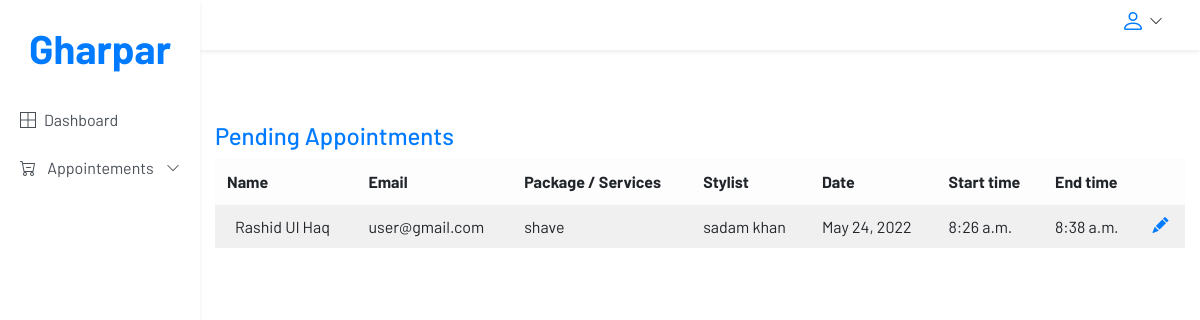
Page /user/appoitment/pending/ (signed in) on the earlier database version.
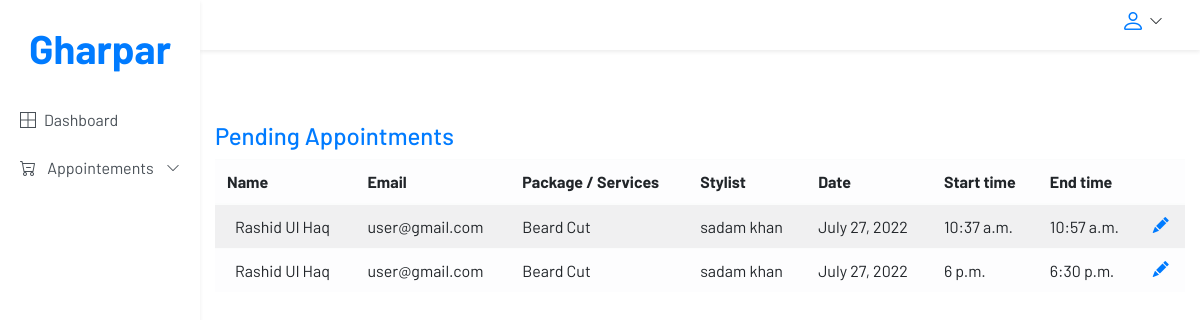
Same page on the later database version.
### core/models.py (models this page shows, shortened)
class Appointment(models.Model):
    OPTIONS = (
        ('Pending','Pending'),
        ('Confirmed','Confirmed'),
        ('Cancelled','Cancelled'),
        ('Completed','Completed'),
    )
    employee = models.ForeignKey(Employee, on_delete=models.CASCADE, verbose_name='Employee',default=2)
    customer = models.ForeignKey(User, on_delete=models.CASCADE, verbose_name='Customer')
    package = models.ForeignKey(Package, on_delete=models.CASCADE, verbose_name='Package', blank=True, null=True)
    service = models.ManyToManyField(Service, verbose_name='Service', blank=True)
    status  = models.CharField(max_length=100,choices= OPTIONS,verbose_name='Status', default='Pending')
    date = models .DateField(verbose_name='Date')
    start_time = models.TimeField(verbose_name='Start Time')
    end_time = models.TimeField(verbose_name='End Time')
    created = models.DateTimeField(auto_now_add=True, verbose_name='Created at')
    class Meta:
        verbose_name = 'appointment'
        verbose_name_plural = 'appointments'
        ordering = ['-created']

class Service(models.Model):
    name = models.CharField(max_length=200, verbose_name='Name')
    description = models.TextField(verbose_name='Description')
    image = models.ImageField(verbose_name='Image', upload_to='services')
    category = models.ForeignKey('Category', on_delete=models.CASCADE, verbose_name='Category')
    price = models.DecimalField(max_digits=10, decimal_places=2, verbose_name='Price')
    duration = models.DecimalField(max_digits=10, decimal_places=2, verbose_name='Duration')
    created = models.DateTimeField(auto_now_add=True, verbose_name='Created at')
    class Meta:
        verbose_name = 'service'
        verbose_name_plural = 'services'
        ordering = ['-created']

### accounts/models.py (models this page shows, shortened)
class User(AbstractUser):
    username = None
    email = models.EmailField(unique=True, blank=False,
                              error_messages={
                                  'unique': "A user with that email already exists.",
                              })
    image = models.ImageField(
        upload_to='profile_pictures', null=True, blank=True)
    USERNAME_FIELD = "email"
    REQUIRED_FIELDS = ['first_name', 'last_name']
    is_employee = models.BooleanField(default=False)
    objects = UserManager()

class Employee(models.Model):
    JOBS = (
        ('Fashion Designer', 'Fashion Designer'),
        ('Beautician', 'Beautician'),
        ('Hair Stylist', 'Hair Stylist'),
        ('Makeup Artist', 'Makeup Artist'),
        ('Nail Artist', 'Nail Artist'),
        ('Other', 'Other'),
    )
    user = models.OneToOneField(User, on_delete=models.CASCADE)
    position = models.CharField(max_length=100, choices=JOBS, default='Other')
    salary = models.DecimalField(max_digits=10, decimal_places=2)
    class Meta:
        verbose_name = 'employee'
        verbose_name_plural = 'employees'
    def __str__(self):
        return self.user.first_name + ' ' + self.user.last_name

### accounts/restrictions.py (the view)
    def wrapper(request, *args, **kwargs):
        if request.user.is_authenticated and request.user.is_employee == False and request.user.is_superuser == False:
            return function(request, *args, **kwargs)
        else:
            messages.error(request, 'You are not authorized to access this page, please login!')
            return redirect('login')

### accounts/restrictions.py (called while the page is built)
def only_user(function):
    def wrapper(request, *args, **kwargs):
        if request.user.is_authenticated and request.user.is_employee == False and request.user.is_superuser == False:
            return function(request, *args, **kwargs)
        else:
            messages.error(request, 'You are not authorized to access this page, please login!')
            return redirect('login')
    return wrapper

### core/views.py (called while the page is built)
@only_user
def user_appointments(request,name):
    appointments = Appointment.objects.filter(customer=request.user)
    if name == 'pending':
        cancelled = appointments.filter(status='Cancelled')
        pending = appointments.filter(status='Pending')
        context = {
            'cancelled': cancelled,
            'pending': pending,
        }
    elif name == 'completed':
        completed = appointments.filter(status='Completed')
        context = {
            'completed': completed,
        }
    else:
        confirmed = appointments.filter(status='Confirmed')
        context = {
            'confirmed': confirmed,
        }
    return render(request, 'user/appointment_view.html', context)

### templates/user/appointment_view.html (shortened to what this page needs)
{% extends "partials/base.html" %} {% load static %} {% block content %}
<main class="container-fluid">
  <section class="row" style="">
   <div class="container mt-5">
    {% if pending %}
    <h4><a href="">Pending Appointments</a></h4>
    <div class="table-responsive">
      <table class="table table-striped table-light table-hover">
        <thead>
          <tr>
            <th>Name</th>
            <th>Email</th>
            <th>Package / Services</th>
            <th>Stylist</th>
            <th>Date</th>
            <th>Start time</th>
            <th>End time</th>
            <th></th>
          </tr>
        </thead>
        <tbody>
          {% for booking in pending %}
          <tr>
            <td>
              <div class="d-flex align-items-center">
                <span class="ml-2">{{booking.customer.first_name}} {{booking.customer.last_name}}</span>
              </div>
            </td>
            <td>{{booking.customer.email}}<br></td>
              <td>
            {% for service in booking.package.services.all %}
            {{service.name}}
            {% endfor %}
            </td>
            <td>{{booking.employee}}</td>
            <td>{{booking.date}}</td>
            <td>
            {{booking.start_time}}
            </td>
            <td>
            {{booking.end_time}}
            </td>
            <td>
              <a href="{% url 'edit_booking' booking.id %}">
                <i class="bi bi-pencil-fill text-primary"></i>
            </td>
          </tr>
          {% endfor %}
        </tbody>
      </table>
    </div>
    {% else %}
    <h4>No Appointments</h4>
    <a href="{% url 'services' %}" class="btn btn-primary">
      <i class="bi bi-plus"></i>
      Add Appointment
    </a>
    {% endif %}
  </div>
  </section>
</main>
{% endblock %}

### templates/partials/base.html (shortened to what this page needs)
{% load static %}
<html lang="en">
  <head>
    <link
      rel="stylesheet"
      href="https://cdn.jsdelivr.net/npm/bootstrap@4.6.1/dist/css/bootstrap.min.css"
    />
    <link rel="stylesheet" href="{% static 'css/admin_style.css' %}" />
    <link
      rel="stylesheet"
      href="https://cdn.jsdelivr.net/npm/bootstrap-icons@1.8.1/font/bootstrap-icons.css"
    />
  </head>
  <body>
    <div class="container-fluid">
      <div class="row">
        <div
          class="col-md-3 col-lg-2 px-0 position-fixed h-100 bg-white shadow-sm sidebar"
          id="sidebar"
        >
          <h1
            class="font-weight-bold text-primary d-flex my-4 justify-content-center"
          >
            Gharpar
          </h1>
          {% if request.user.is_superuser %}
          <div class="list-group rounded-0">
            <a
              href="{% url 'admin_dashboard' %}"
              class="list-group-item list-group-item-action border-0 d-flex align-items-center"
            >
              <span class="bi bi-border-all"></span>
              <span class="ml-2">Dashboard</span>
            </a>
            <a
              href="{% url 'admin_category_view' %}"
              class="list-group-item list-group-item-action border-0 align-items-center"
            >
              <span class="bi bi-box"></span>
              <span class="ml-2">Services</span>
            </a>
            <a
              href="{% url 'admin_package_view' %}"
              class="list-group-item list-group-item-action border-0 align-items-center"
            >
              <span class="bi bi-card-checklist"></span>
              <span class="ml-2">Packages</span>
            </a>
            <a
              href="{% url 'employee_list_view' %}"
              class="list-group-item list-group-item-action border-0 align-items-center"
            >
              <span class="bi bi-person-check-fill"></span>
              <span class="ml-2">Employees</span>
            </a>
             <a
              href="{% url 'employee_timing_view' %}"
              class="list-group-item list-group-item-action border-0 d-flex align-items-center"
            >
              <span class="bi bi-clock"></span>
              <span class="ml-2">Timing</span>
            </a>
             <a
              href="{% url 'holiday' %}"
              class="list-group-item list-group-item-action border-0 d-flex align-items-center"
            >
              <i class="bi bi-emoji-smile"></i>
              <span class="ml-2">Holiday</span>
            </a>
             <a
              href="{% url 'leaves' %}"
              class="list-group-item list-group-item-action border-0 d-flex align-items-center"
            >
              <span class="bi bi-emoji-frown"></span>
              <span class="ml-2">Leave Requests</span>
            </a>
            <a
              href="{% url 'admin_appoitment_view' %}"
              class="list-group-item list-group-item-action border-0 d-flex justify-content-between align-items-center"
              data-toggle="collapse"
              data-target="#sale-collapse"
            >
              <div>
                <span class="bi bi-cart-dash"></span>
                <span class="ml-2">Appointements</span>
              </div>
              <span class="bi bi-chevron-down small"></span>
            </a>
            <div class="collapse" id="sale-collapse" data-parent="#sidebar">
              <div class="list-group">
                <a
                  href="{% url 'admin_appoitment_list_view' 'pending' %}"
                  class="list-group-item list-group-item-action border-0 pl-5"
                  >Pending</a
                >
                <a
                  href="{% url 'admin_appoitment_list_view' 'confirmed' %}"
                  class="list-group-item list-group-item-action border-0 pl-5"
                  >Confirmed Orders</a
                >
              </div>
            </div>
          </div>
          {% else %}
          <div class="list-group rounded-0">
            <a
              href="{% url 'user_dashboard' %}"
              class="list-group-item list-group-item-action border-0 d-flex align-items-center"
            >
              <span class="bi bi-border-all"></span>
              <span class="ml-2">Dashboard</span>
            </a>
             <a
              href="#"
              class="list-group-item list-group-item-action border-0 d-flex justify-content-between align-items-center"
              data-toggle="collapse"
              data-target="#sale-collapse"
            >
              <div>
                <span class="bi bi-cart-dash"></span>
                <span class="ml-2">Appointements</span>
              </div>
              <span class="bi bi-chevron-down small"></span>
            </a>
          </div>
          {% endif %}
        </div>
        <div class="col-md-9 col-lg-10 ml-md-auto px-0">
          <nav class="w-100 d-flex px-4 py-2 mb-4 shadow-sm">
            <div class="dropdown ml-auto">
              <button
                class="btn py-0 d-flex align-items-center"
                id="logout-dropdown"
                data-toggle="dropdown"
                aria-expanded="false"
              >
                <span class="bi bi-person text-primary h4"></span>
                <span class="bi bi-chevron-down ml-1 mb-2 small"></span>
              </button>
            </div>
          </nav>
          {% block content %} {% endblock content %}
        </div>
      </div>
    </div>
  </body>
</html>

### static/css/admin_style.css (style rules this page uses)
body { font-family: 'Barlow', sans-serif; }
.sidebar { top: 0; left : 0; z-index : 100; overflow-y: auto; }

Differences in the rows shown:
added Appointment: customer.first_name "Rashid", customer.last_name "Ul Haq", customer.email "user@gmail.com", employee "sadam khan", date "July 27, 2022", start_time "10:37 a.m.", end_time "10:57 a.m.", Service (name "Beard Cut")
changed Service: name "shave" → "Beard Cut"
changed Appointment (number 2 of 2 on the later page): date "May 24, 2022" → "July 27, 2022"; start_time "8:26 a.m." → "6 p.m."; end_time "8:38 a.m." → "6:30 p.m."
